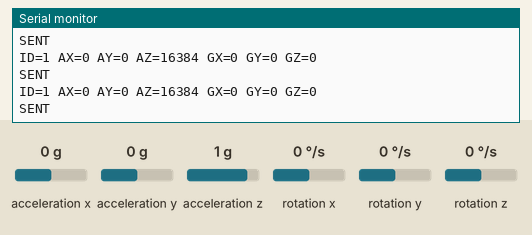
Simulated run of this sketch. Board: ESP32. On the bench: the last lines printed to the serial monitor. Wiring (inferred from the names in the program): MPU-6050 motion sensor at I2C address 0x68. Inputs (shaded band) come from the test bench; at power-on: acceleration x 0 g, acceleration y 0 g, acceleration z 1 g, rotation x 0 °/s, rotation y 0 °/s, rotation z 0 °/s.

Above: at 1.3 s.
1.4 s: acceleration x set to -1.4 g
At 2.2 s:
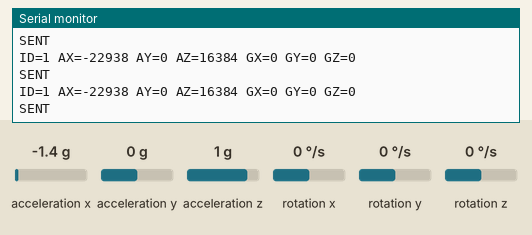
2.9 s: acceleration y set to -1.4 g
At 3.9 s:
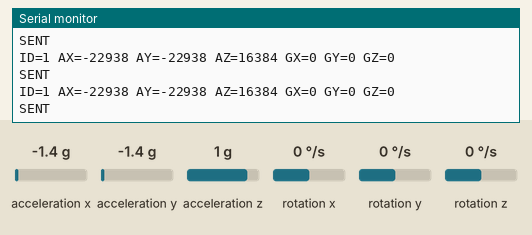
4.4 s: acceleration z set to -1.4 g
At 4.9 s:
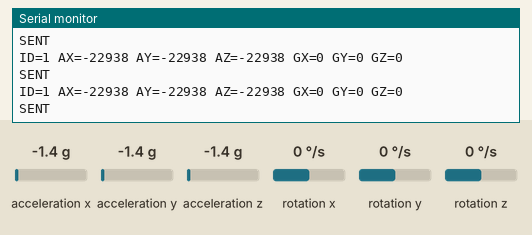
5.9 s: rotation x set to -192 °/s
At 6.5 s:
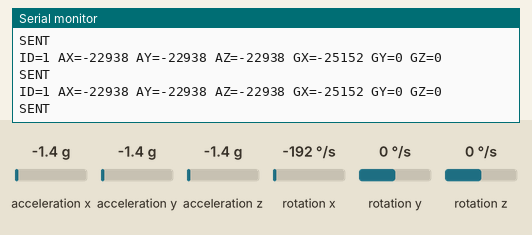
7.4 s: rotation y set to -192 °/s
At 8.0 s:
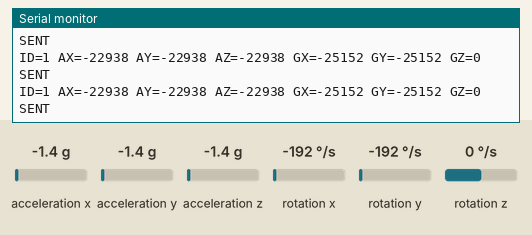

Measured:
- after the input at 1.4 s, the serial monitor: prints a new line at once (image 1)
- after the input at 2.9 s, the serial monitor: prints a new line at once (image 2)
- after the input at 4.4 s, the serial monitor: prints a new line at once (image 3)
- after the input at 5.9 s, the serial monitor: prints a new line at once (image 4)
- after the input at 7.4 s, the serial monitor: prints a new line at once (image 5)

The sketch:

transmitter_imu_1_2.ino
```cpp
#include <WiFi.h>
#include <esp_now.h>
#include <Wire.h>

#define SDA_PIN 8
#define SCL_PIN 9

uint8_t receiverMAC[] = {0x00, 0x10, 0x3B, 0xCD, 0x77, 0xDC};

typedef struct {
  uint8_t id;
  int16_t ax;
  int16_t ay;
  int16_t az;
  int16_t gx;
  int16_t gy;
  int16_t gz;
} SensorData;

SensorData data;

void onDataSent(const wifi_tx_info_t *info,
                esp_now_send_status_t status)
{
  if (status == ESP_NOW_SEND_SUCCESS)
    Serial.println("SENT");
  else
    Serial.println("FAILED");
}

void setup() {

  Serial.begin(115200);

  Wire.begin(SDA_PIN, SCL_PIN);

  // Wake up MPU6050
  Wire.beginTransmission(0x68);
  Wire.write(0x6B);
  Wire.write(0x00);
  Wire.endTransmission();

  delay(100);

  WiFi.mode(WIFI_STA);
  WiFi.disconnect();

  Serial.print("TX1 MAC: ");
  Serial.println(WiFi.macAddress());

  if (esp_now_init() != ESP_OK) {
    Serial.println("ESP-NOW Init Failed");
    while (1);
  }

  esp_now_register_send_cb(onDataSent);

  esp_now_peer_info_t peerInfo = {};
  memcpy(peerInfo.peer_addr, receiverMAC, 6);

  peerInfo.channel = 0;
  peerInfo.encrypt = false;

  if (esp_now_add_peer(&peerInfo) != ESP_OK) {
    Serial.println("Peer Add Failed");
    while (1);
  }

  Serial.println("TX1 Ready");
}

void loop() {

  Wire.beginTransmission(0x68);
  Wire.write(0x3B);      // ACCEL_XOUT_H
  Wire.endTransmission(false);

  if (Wire.requestFrom(0x68, 14) == 14) {

    data.id = 1;   // Transmitter 1

    data.ax = (Wire.read() << 8) | Wire.read();
    data.ay = (Wire.read() << 8) | Wire.read();
    data.az = (Wire.read() << 8) | Wire.read();

    // Skip temperature
    Wire.read();
    Wire.read();

    data.gx = (Wire.read() << 8) | Wire.read();
    data.gy = (Wire.read() << 8) | Wire.read();
    data.gz = (Wire.read() << 8) | Wire.read();

    esp_now_send(
      receiverMAC,
      (uint8_t *)&data,
      sizeof(data)
    );

    Serial.print("ID=");
    Serial.print(data.id);

    Serial.print(" AX=");
    Serial.print(data.ax);

    Serial.print(" AY=");
    Serial.print(data.ay);

    Serial.print(" AZ=");
    Serial.print(data.az);

    Serial.print(" GX=");
    Serial.print(data.gx);

    Serial.print(" GY=");
    Serial.print(data.gy);

    Serial.print(" GZ=");
    Serial.println(data.gz);
  }

  delay(20);   // ~50 Hz
}
```
